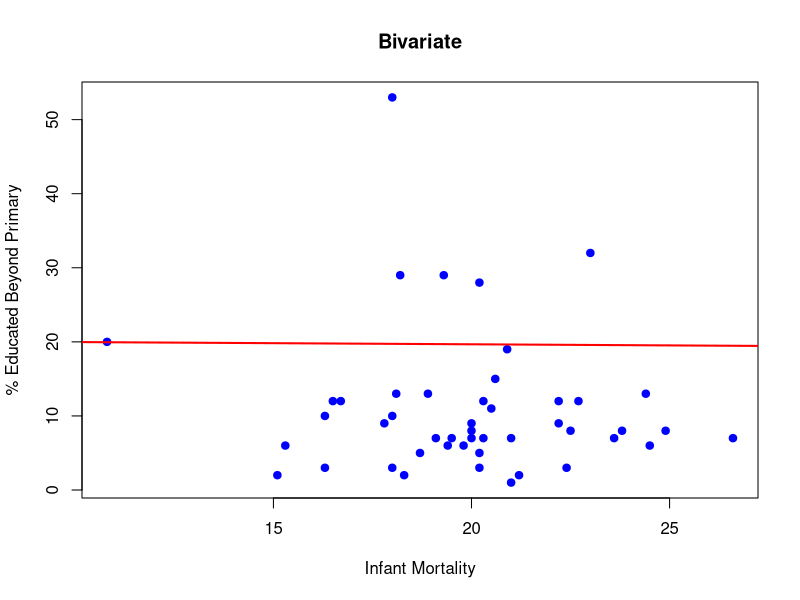
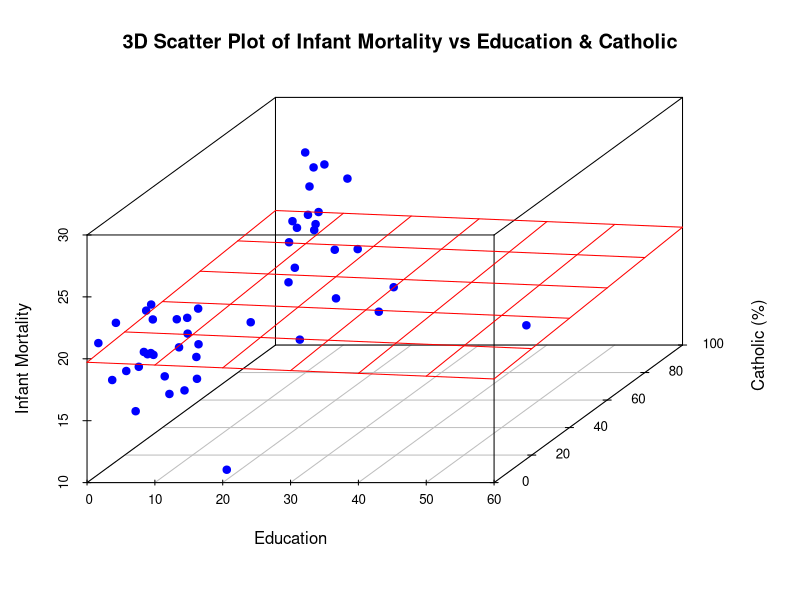
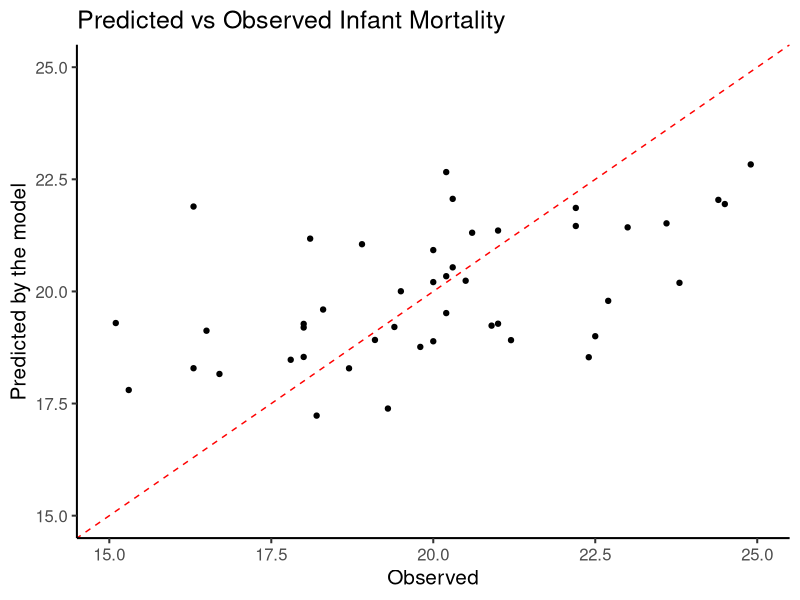

R code for these plots, in order:
# -------------------------------- #
# PSCI 3200
# Understanding multiple regression
# Carolina Torreblanca
# -------------------------------- #

require(tidyverse)

# We are going to use a pre-loaded dataset
?swiss

# Load dataset
data(swiss)

# 47 observations, not very many!
str(swiss)

# Lets say we are interested in predicting Infant Mortality
summary(swiss$Infant.Mortality) # this is in %

# We are first using Education as predictor
# we can fil a simple bivariate OLS

bi_model <- lm(Infant.Mortality ~ Education, data = swiss)

# How do we interpret the coefficients?
# Looking at the R^2 is this a good or a bad prediction?
summary(bi_model)

# Not really much of an effect
plot(swiss$Infant.Mortality, swiss$Education,
     main = "Bivariate",
     xlab = "Infant Mortality",
     ylab = "% Educated Beyond Primary",
     pch = 19, col = "blue")
abline(bi_model, col = "red", lwd = 2)

# We can add predictiors easily into our model

multi_mode <-  lm(Infant.Mortality ~ Education + Catholic, data = swiss)

# Notice the coefficient of Education changes when we add catholic!
# This is likely because "catholic" was related to education and mortality
# By adding it to the regression we "control" for it
# The interpretation also changes!
# Now its the marginal change in y (pp) when x increases by 1 unit (pp) HOLDING
# Fixed all other covariates

summary(multi_mode)

# Now our model is not a line so much as a plane
# THat is what we mean by "holding constant": looking only

# Install and load the necessary package
install.packages("scatterplot3d")
library(scatterplot3d)

# Create 3D scatter plot
scatter <- scatterplot3d(swiss$Education, swiss$Catholic, swiss$Infant.Mortality,
                         pch = 19, color = "blue",
                         xlab = "Education",
                         ylab = "Catholic (%)",
                         zlab = "Infant Mortality",
                         main = "3D Scatter Plot of Infant Mortality vs Education & Catholic")

# Predict plane values
grid_vals <- expand.grid(Education = seq(min(swiss$Education),
                                         max(swiss$Education), length.out = 10),
                         Catholic = seq(min(swiss$Catholic),
                                        max(swiss$Catholic), length.out = 10))
grid_vals$Predicted <- predict(multi_mode, newdata = grid_vals)

# Add regression plane
scatter$plane3d(multi_mode, col = "red", lty = "solid")

# You can add many many covariates although it's difficult to visualize

mega_multi_mode <-  lm(Infant.Mortality ~ Education + Catholic +
                         Agriculture + Examination + Fertility , data = swiss)

# Ok how do we interpret the coefficient on fertility
summary(mega_multi_mode)

# While we cannot visualize our model, we can use it still to predict our
# y hats

y_hats <- predict(mega_multi_mode)

#
ggplot() +
  geom_point(aes(y = y_hats, x = swiss$Infant.Mortality)) +
  geom_abline(slope = 1, intercept = 0, color = "red", linetype = "dashed") +
  theme_classic(base_size = 15) +
  labs(title = "Predicted vs Observed Infant Mortality",
       y = "Predicted by the model", x = "Observed") +
  coord_cartesian(ylim = c(15, 25),
                  xlim = c(15, 25))
